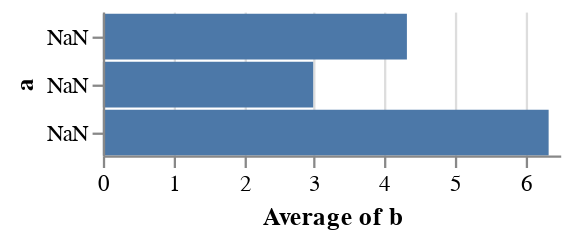

Specify this chart in Vega-Lite:
### Vega specification from a JSON file in a GitHub repository (floating-point values rounded to 4 significant figures)
{"$schema": "http://vega.github.io/schema/vega/v3.0.json", "autosize": "pad", "padding": 5, "data": [{"name": "source_0", "values": [{"a": "C", "b": 2}, {"a": "C", "b": 7}, {"a": "C", "b": 4}, {"a": "D", "b": 1}, {"a": "D", "b": 2}, {"a": "D", "b": 6}, {"a": "E", "b": 8}, {"a": "E", "b": 4}, {"a": "E", "b": 7}], "format": {"type": "json", "parse": {"b": "number"}}, "transform": [{"type": "filter", "expr": "datum[\"b\"] !== null && !isNaN(datum[\"b\"])"}, {"type": "aggregate", "groupby": ["a"], "ops": ["average"], "fields": ["b"], "as": ["average_b"]}]}], "signals": [{"name": "width", "update": "200"}, {"name": "height", "update": "bandspace(domain('y').length, 1, 0.5) * 21"}], "marks": [{"name": "nested_main_group", "type": "group", "encode": {"update": {"width": {"signal": "width"}, "height": {"signal": "height"}, "fill": {"value": "transparent"}}}, "marks": [{"name": "marks", "type": "rect", "role": "bar", "from": {"data": "source_0"}, "encode": {"update": {"x": {"scale": "x", "field": "average_b"}, "x2": {"scale": "x", "value": 0}, "yc": {"scale": "y", "field": "a"}, "height": {"value": 20}, "fill": {"value": "#4c78a8"}}}}]}], "scales": [{"name": "x", "type": "linear", "domain": {"data": "source_0", "field": "average_b"}, "range": [0, 200], "round": true, "nice": true, "zero": true}, {"name": "y", "type": "point", "domain": {"data": "source_0", "field": "a", "sort": true}, "range": {"step": 21}, "round": true, "padding": 0.5}], "axes": [{"scale": "x", "format": "s", "orient": "bottom", "tickCount": 5, "title": "Average of b", "zindex": 1}, {"scale": "x", "domain": false, "format": "s", "grid": true, "labels": false, "orient": "bottom", "tickCount": 5, "ticks": false, "zindex": 0, "gridScale": "y"}, {"scale": "y", "format": "s", "orient": "left", "title": "a", "zindex": 1}]}
